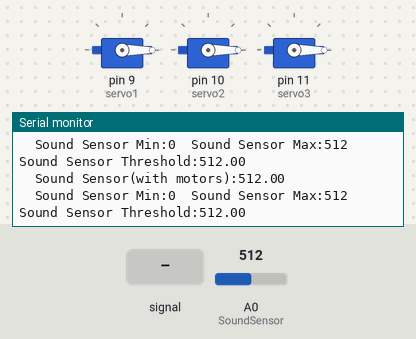
Bench run of a sketch on a simulated Arduino Uno, built with avr-gcc and run on an emulated ATmega328P. Shown: 3 × servo, the last lines printed to the serial monitor. The test bench sets the inputs (shaded band); at power-on: A0 (SoundSensor) = 512.

Above: at 1.2 s.
1.3 s: A0 (SoundSensor) fed a 200 Hz sine of ±460 counts around its level
At 1.56 s:
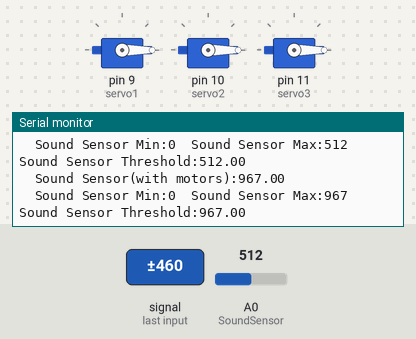
4.3 s: A0 (SoundSensor) set to 716
At 4.33 s:
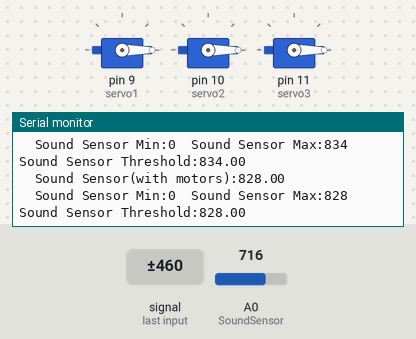
7.3 s: A0 (SoundSensor) fed a 2 Hz sine of ±306 counts around its level
At 7.34 s:
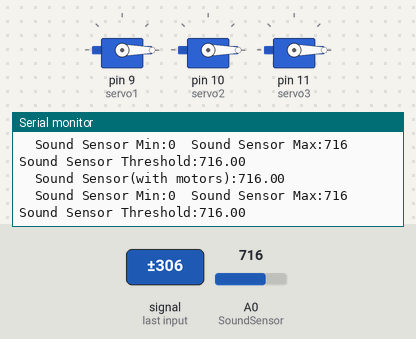
10.3 s: A0 (SoundSensor) fed a 1000 Hz sine of ±255 counts around its level
13.3 s: A0 (SoundSensor) set to 981
At 13.35 s:
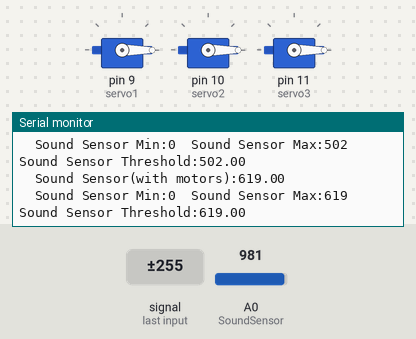
16.3 s: A0 (SoundSensor) set to 1009
At 16.36 s:
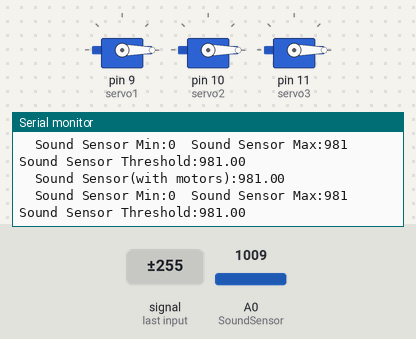
Timing chart, 0 to 18.8 s (numbered marks = the images above; inputs shaded):
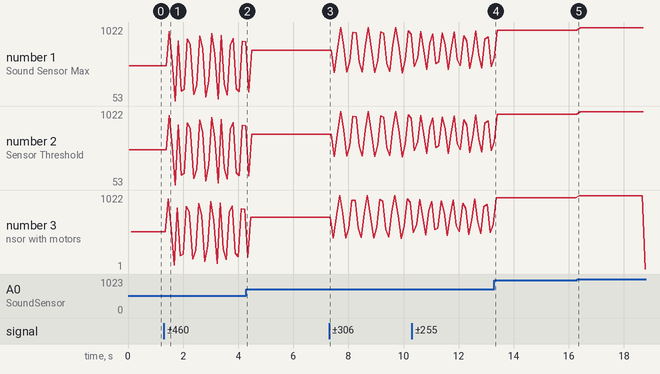

The sketch:

soundThreshold.ino
```cpp
#include <Servo.h>

//Mircophone Sensor Parameters
// external sound sensor calibration
int SoundSensor = A0;
double SoundThreshold;               // threshold value from sound threshold calibration -- 77 no motors, 900 with motors (subject to change)
double SoundSensorvalNM,SoundSensorvalM;

// Servo Motor Parameters
Servo servo1;                         // servo1 - move two phase memeber
Servo servo2;                         // servo2 - move two phase member
Servo servo3;                         // servo3 - orient snake upward
int pos = 0;                          // variable to store the servo position


void setup() {
  servo1.attach(9);                   // attaches the servo on pin 9 to the servo object
  servo2.attach(10);                  // attaches the servo on pin 10 to the servo object
  servo3.attach(11);                  // attaches the servo on pin 10 to the servo object


  // Serial Monitor
  Serial.begin(9600);

}

void loop() {

/*-------------------------------------- NO MOVING MOTORS---------------------------------------------

    SoundSensorvalNM = analogRead(SoundSensor);
    Serial.print("Sound Sensor(no motors):");
    Serial.println(SoundSensorvalNM);                          //find sensor values for no moving motors
    Serial.print("\t");
    delay(10);


/*--------------------------------------MOVING MOTORS-----------------------------------------------*/
    for (pos = 0; pos <= 180; pos += 10) { // goes from 0 degrees to 180 degrees
      servo1.write(pos);              // tell servo to go to position in variable 'pos'
      servo2.write(pos);              // tell servo to go to position in variable 'pos'
      servo3.write(pos);              // tell servo to go to position in variable 'pos'
    }
    for (pos = 180; pos >= 0; pos -= 10) { // goes from 180 degrees to 0 degrees
      servo1.write(pos);              // tell servo to go to position in variable 'pos'
      servo2.write(pos);              // tell servo to go to position in variable 'pos'
      servo3.write(pos);              // tell servo to go to position in variable 'pos'
    }
    SoundSensorvalM = analogRead(SoundSensor);
    Serial.print("Sound Sensor(with motors):");
    Serial.println(SoundSensorvalM);                          //find sensor values for no moving motors
    Serial.print("\t");
    delay(10);


  int sensorMax = max(SoundSensorvalNM,SoundSensorvalM);
  int sensorMin = min(SoundSensorvalNM,SoundSensorvalM);
  SoundThreshold = sensorMax + sensorMin;
  Serial.print("Sound Sensor Min:");
  Serial.print(sensorMin);
  Serial.print("\t");
  Serial.print("Sound Sensor Max:");
  Serial.print(sensorMax);
  Serial.print("\t");
  Serial.print("Sound Sensor Threshold:");
  Serial.println(SoundThreshold);
  Serial.print("\t");

}
```

Measured:
- after the input at 1.3 s, the serial monitor: prints a new line after 0.15 s (image 1)
- after the input at 7.3 s, servo on pin 9 (servo1), servo on pin 10 (servo2): stays 0° (without the input it goes to 40° after 3.0 s); servo on pin 11 (servo3): stays 0° (without the input it goes to 30° after 3.0 s)
- plotted number 1: 512 → 828 after the input at 1.3 s, 716 → 924 after the input at 7.3 s, 619 → 981 after the input at 13.3 s, 981 → 1009 after the input at 16.3 s
- plotted number 2: 512 → 828 after the input at 1.3 s, 716 → 924 after the input at 7.3 s, 619 → 981 after the input at 13.3 s, 981 → 1009 after the input at 16.3 s
- plotted number 3: 512 → 828 after the input at 1.3 s, 716 → 924 after the input at 7.3 s, 619 → 981 after the input at 13.3 s, 981 → 1 after the input at 16.3 s
